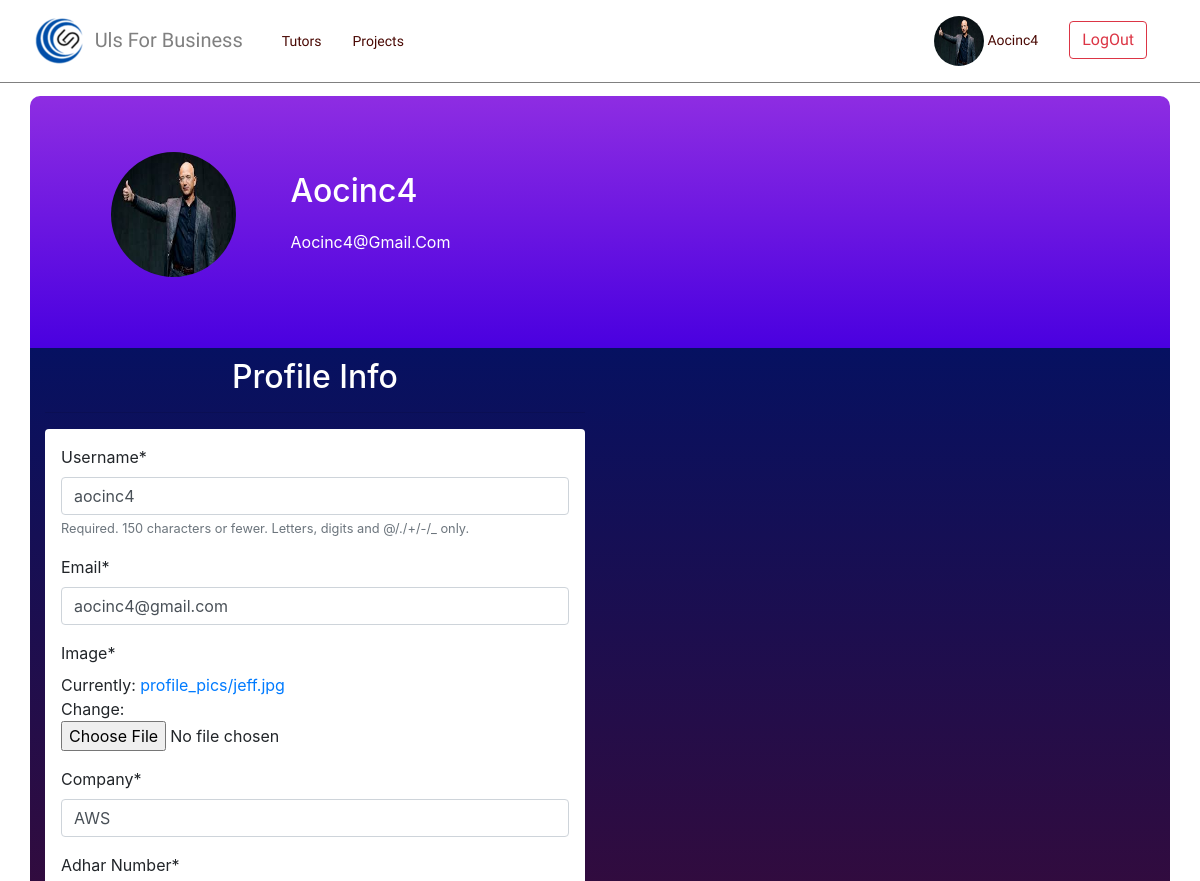
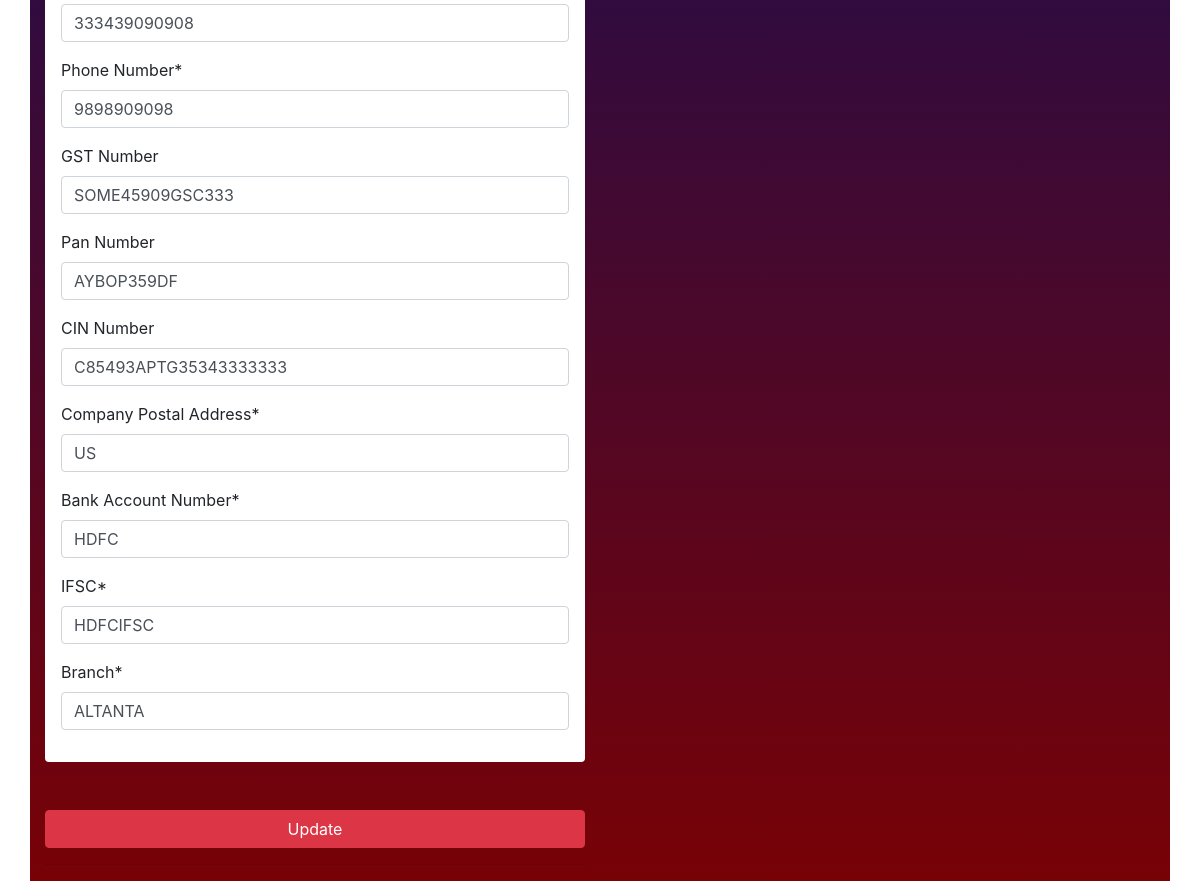
The page /profile (signed in) on the database its author committed (2 pictures, top to bottom).
### Users/models.py (models this page shows, shortened)
class Profile(models.Model):
    user = models.OneToOneField(User, on_delete=models.CASCADE)
    image = models.ImageField(upload_to='profile_pics', default='default.jpg')
    Company = models.CharField(max_length=89)
    Adhar_Number = models.CharField(max_length=12,validators=[RegexValidator(r'^\d{1,12}$')], default='Adhar Number')
    Phone_Number = models.CharField(max_length=12,validators = [RegexValidator(r'^\d{1,12}$')], default = 'Mobile Number')
    GST_Number   = models.CharField(max_length = 15, blank=True)
    Pan_Number   = models.CharField(max_length=10, default ='PAN Number', blank = True)
    CIN_Number   = models.CharField(max_length = 21, blank = True)
    Company_Postal_Address = models.CharField(max_length=89, default="Complete Address")
    Bank_Account_Number = models.CharField(max_length=12,default="Bank Account Number")
    IFSC = models.CharField(max_length=11,default="IFSC CODE")
    Branch =models.CharField(max_length=29,default="Branch Name")

### Users/views.py (the view)
# urls.py: path('profile',views.profile, name = 'profile'),
@login_required
def profile(request):
    if request.method == 'POST':
        u_form = UserUpdateForm(request.POST, instance = request.user)
        p_form = ProfileUpdateForm(request.POST,
                                   request.FILES,
                                   instance = request.user.profile)
        if u_form.is_valid() and p_form.is_valid():
            u_form.save()
            p_form.save()
            messages.success(request,f'Your Account Has Been Updated')
            return redirect('profile')
    else:
        u_form = UserUpdateForm(instance = request.user)
        p_form = ProfileUpdateForm(instance = request.user.profile)
    context ={
        'u_form':u_form,
        'p_form':p_form
        }
    return render(request,'registration/profile.html',context)

### Users/forms.py
class UserUpdateForm(forms.ModelForm):
    email = forms.EmailField(required=True)
    class Meta(object):
        model = User
        fields = ['username','email']

class ProfileUpdateForm(forms.ModelForm):
    class Meta:
        model = Profile
        fields = ['image',
                  'Company',
                  'Adhar_Number',
                  'Phone_Number',
                  'GST_Number',
                  'Pan_Number',
                  'CIN_Number',
                  'Company_Postal_Address',
                  'Bank_Account_Number',
                  'IFSC',
                  'Branch',
                  ]

### Users/templates/registration/profile.html (shortened to what this page needs)
{% extends 'Uls_PartnerApp/base.html' %}
{% load crispy_forms_tags %}
{% load static %}
{% block content %}
<br><br><br><br>
<body class="projects-body">
<div id="profile-top" class="container">
  <div class="media row" id="profile-row">
      <img class="rounded-circle account-img" src="{{ user.profile.image.url }}" alt="Image not uploaded">
      <div class="media-body">
        <div class="container">
        <h2 class="account-heading" style="color: white;margin: 20px;">{{ user.username | title }}</h2>
        <p class="text-white" style="margin: 20px;">{{ user.email | title }}</p>
      </div>
      </div>
    </div>
  <div class="row" id="profile-body">
      <div class="col-md-6">
    <form class=""method="POST" enctype="multipart/form-data">
      <h2 class="form-signup-heading text-center" id="profile-heading">Profile Info</h2>
      <hr>
        <div class="shadow p-3 mb-5 bg-white rounded">
          {{ u_form | crispy}}
          {{ p_form | crispy}}
        </div>
        <button type="submit" class="btn btn-danger btn-block" id="signupbtn">Update</button>
        <hr>
    </form>
    </div>
  </div>
</div>
{% endblock %}

### templates/Uls_PartnerApp/base.html (shortened to what this page needs)
<!DOCTYPE html>
{% load static %}
<html lang="en">
<head>
    <link rel="stylesheet" href="{% static "css/style.css"  %}">
    <link rel="stylesheet" href="{% static "js/uls.js" %}">
    <link rel="stylesheet" href="https://maxcdn.bootstrapcdn.com/bootstrap/4.0.0/css/bootstrap.min.css">
    <link rel="stylesheet"
    href="https://use.fontawesome.com/releases/v5.8.1/css/all.css"
>
</head>
<body class="base-body">
    <header>
    <nav class="mb-1 navbar navbar-expand-lg fixed-top" style="border-bottom: gray 1.5px solid;">
    <div class="container">
    <a id="brand" class="navbar-brand" href="{% url 'home'%}"><img src="{% static "images/uls-brand-01.png" %}" alt=""> <span id="brand-name"> Uls For Business </span></a>
    <div class="collapse navbar-collapse" id="navbarSupportedContent-555">
      {% if user.is_authenticated %}
      <ul class="navbar-nav mr-auto">
        <li class="nav-item active">
          <a class="nav-link" href="{% url 'Tutors_Info_Request' %}">Tutors
          </a>
        </li>
        <li class="nav-item">
          <a class="nav-link" href="{% url 'Project_upload' %}">Projects</a>
        </li>
      </ul>
      <ul class="navbar-nav ml-auto nav-flex-icons">
        <li class="nav-item">
          <a class="nav-link" href="{% url 'profile' %}"><img  class="rounded-circle account-img2" src="{{ user.profile.image.url }}" alt="avatar image" height="50" width="50" alt=""> {{ user.username | capfirst}} </a>
         </li>
        <li class="nav-item" style="margin-top: 5px;">
          <a class="nav-link" href="{% url 'logout' %}"><button class="btn btn-outline-danger">  LogOut</button></a>
        </li>
      {% else %}
      <ul class="navbar-nav ml-auto nav-flex-icons">
        <li class="nav-item">
            <a class="nav-link" href="{% url 'login' %}"><button class="btn btn-outline-danger">  Login</button></a>
        </li>
       </ul>
      {% endif %}
      </ul>
    </div>
  </nav>
    </header>
    <main>
    {% block content %}
    {% endblock %}
    </main>
</body>
</html>

### static/css/style.css (style rules this page uses)
.navbar { background-color:#ffffff; margin-bottom: 20px; }
.nav-link { color:#4a0904; margin-left: 15px; font-size: 14px; font-family: 'Graduate', cursive; }
#brand { margin-left: -15px; }
#brand-name { font-family: 'Russo One', sans-serif; color:gray }
#profile-row { background: #8E2DE2; background: -webkit-linear-gradient(to top, #4A00E0, #8E2DE2); background: linear-gradient(to top, #4A00E0, #8E2DE2); padding: 5%; border-top-right-radius: 10px; border-top-left-radius: 10px; }
#profile-heading { margin-top: 10px; color: white; }
#profile-body { background: #780206; background: -webkit-linear-gradient(to bottom, #061161, #780206); background: linear-gradient(to bottom, #061161, #780206); }
html, body { font-family: "Roboto", sans-serif; color: #1a1616; scroll-behavior: smooth; }
.row { display: flex; }
header, #nav-bar { background-color: #2e5eaa !important; color: #fff; }
.account-img { height: 125px; width: 125px; margin-right: 20px; margin-bottom: 16px; margin-left:25px; }

### rows shown on the page
Profile: Company "AWS", Adhar_Number "333439090908", Phone_Number "9898909098", GST_Number "SOME45909GSC333", Pan_Number "AYBOP359DF", CIN_Number "C85493APTG35343333333", Company_Postal_Address "US", Bank_Account_Number "HDFC", IFSC "HDFCIFSC", Branch "ALTANTA"

### other values the page prints
{{ user.username | capfirst }} "Aocinc4"
{{ user.username | title }} "Aocinc4"
{{ user.email | title }} "Aocinc4@Gmail.Com"
